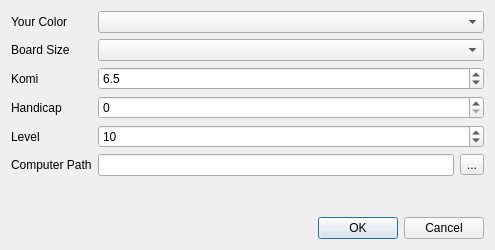
<?xml version="1.0" encoding="UTF-8"?>
<ui version="4.0">
 <class>PlayWithComputerDialog</class>
 <widget class="QDialog" name="PlayWithComputerDialog">
  <property name="geometry">
   <rect>
    <x>0</x>
    <y>0</y>
    <width>495</width>
    <height>250</height>
   </rect>
  </property>
  <property name="windowTitle">
   <string>Play with Computer</string>
  </property>
  <layout class="QVBoxLayout" name="verticalLayout">
   <item>
    <layout class="QFormLayout" name="formLayout">
     <property name="fieldGrowthPolicy">
      <enum>QFormLayout::AllNonFixedFieldsGrow</enum>
     </property>
     <item row="2" column="0">
      <widget class="QLabel" name="label_2">
       <property name="text">
        <string>Board Size</string>
       </property>
      </widget>
     </item>
     <item row="2" column="1">
      <widget class="QComboBox" name="boardSizeComboBox"/>
     </item>
     <item row="3" column="0">
      <widget class="QLabel" name="label_3">
       <property name="text">
        <string>Komi</string>
       </property>
      </widget>
     </item>
     <item row="4" column="0">
      <widget class="QLabel" name="label_4">
       <property name="text">
        <string>Handicap</string>
       </property>
      </widget>
     </item>
     <item row="5" column="0">
      <widget class="QLabel" name="label_5">
       <property name="text">
        <string>Level</string>
       </property>
      </widget>
     </item>
     <item row="6" column="0">
      <widget class="QLabel" name="label">
       <property name="text">
        <string>Computer Path</string>
       </property>
      </widget>
     </item>
     <item row="6" column="1">
      <layout class="QHBoxLayout" name="horizontalLayout">
       <item>
        <widget class="QLineEdit" name="computerPathEdit"/>
       </item>
       <item>
        <widget class="QToolButton" name="computerPathBrowse">
         <property name="text">
          <string>...</string>
         </property>
        </widget>
       </item>
      </layout>
     </item>
     <item row="1" column="0">
      <widget class="QLabel" name="label_6">
       <property name="text">
        <string>Your Color</string>
       </property>
      </widget>
     </item>
     <item row="1" column="1">
      <widget class="QComboBox" name="colorComboBox"/>
     </item>
     <item row="4" column="1">
      <widget class="QSpinBox" name="handicapSpinBox">
       <property name="maximum">
        <number>9</number>
       </property>
      </widget>
     </item>
     <item row="5" column="1">
      <widget class="QSpinBox" name="levelSpinBox">
       <property name="maximum">
        <number>12</number>
       </property>
       <property name="value">
        <number>10</number>
       </property>
      </widget>
     </item>
     <item row="3" column="1">
      <widget class="QDoubleSpinBox" name="komiSpinBox">
       <property name="decimals">
        <number>1</number>
       </property>
       <property name="minimum">
        <double>-20.000000000000000</double>
       </property>
       <property name="maximum">
        <double>20.000000000000000</double>
       </property>
       <property name="singleStep">
        <double>0.500000000000000</double>
       </property>
       <property name="value">
        <double>6.500000000000000</double>
       </property>
      </widget>
     </item>
    </layout>
   </item>
   <item>
    <widget class="QDialogButtonBox" name="buttonBox">
     <property name="orientation">
      <enum>Qt::Horizontal</enum>
     </property>
     <property name="standardButtons">
      <set>QDialogButtonBox::Cancel|QDialogButtonBox::Ok</set>
     </property>
    </widget>
   </item>
  </layout>
 </widget>
 <tabstops>
  <tabstop>colorComboBox</tabstop>
  <tabstop>boardSizeComboBox</tabstop>
  <tabstop>komiSpinBox</tabstop>
  <tabstop>handicapSpinBox</tabstop>
  <tabstop>levelSpinBox</tabstop>
  <tabstop>computerPathEdit</tabstop>
  <tabstop>computerPathBrowse</tabstop>
  <tabstop>buttonBox</tabstop>
 </tabstops>
 <resources/>
 <connections>
  <connection>
   <sender>buttonBox</sender>
   <signal>accepted()</signal>
   <receiver>PlayWithComputerDialog</receiver>
   <slot>accept()</slot>
   <hints>
    <hint type="sourcelabel">
     <x>247</x>
     <y>299</y>
    </hint>
    <hint type="destinationlabel">
     <x>157</x>
     <y>274</y>
    </hint>
   </hints>
  </connection>
  <connection>
   <sender>buttonBox</sender>
   <signal>rejected()</signal>
   <receiver>PlayWithComputerDialog</receiver>
   <slot>reject()</slot>
   <hints>
    <hint type="sourcelabel">
     <x>315</x>
     <y>299</y>
    </hint>
    <hint type="destinationlabel">
     <x>286</x>
     <y>274</y>
    </hint>
   </hints>
  </connection>
 </connections>
</ui>
